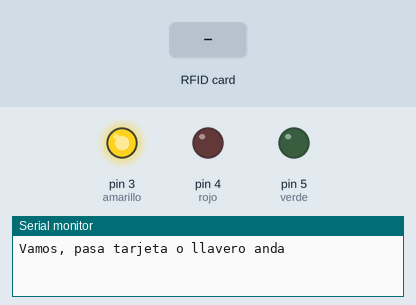
A sketch run on a simulated Arduino Uno, built with avr-gcc and run on an emulated ATmega328P. On the bench: output pins drawn as LEDs (lit = HIGH), the last lines printed to the serial monitor. The inputs (shaded band) are chosen by the test bench. Pins used as bus, display or sensor lines are not drawn.

Above: at 1.2 s.
1.3 s: RFID card 69 5C 87 6D held to the reader
At 2.5 s:
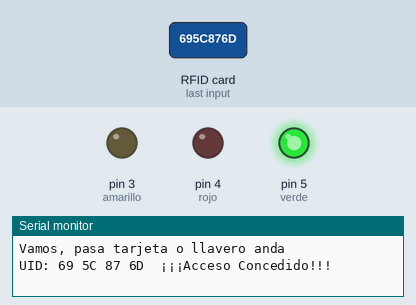
4.3 s: RFID card 5E 7A 19 C4 held to the reader
At 5.0 s:
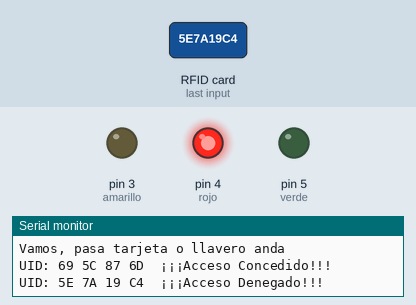
7.3 s: RFID card A3 90 EB 20 held to the reader
At 8.7 s:
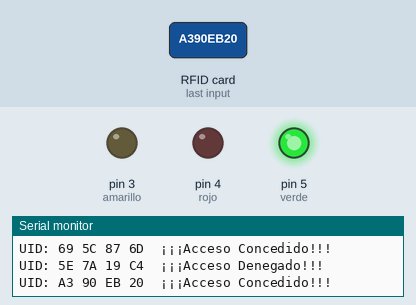
Timing chart, 0 to 10.8 s (numbered marks = the images above; inputs shaded):
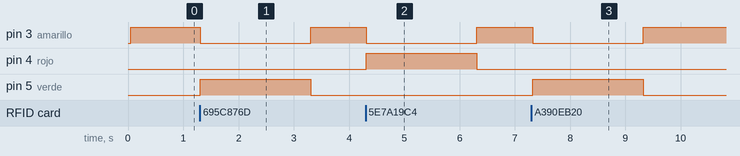

Measured:
- after the input at 1.3 s, pin 3 (amarillo): HIGH → LOW at once, → HIGH 2.0 s later; pin 5 (verde): LOW → HIGH at once, → LOW 2.0 s later
- after the input at 4.3 s, pin 3 (amarillo): HIGH → LOW at once, → HIGH 2.0 s later; pin 4 (rojo): LOW → HIGH at once, → LOW 2.0 s later
- after the input at 7.3 s, pin 3 (amarillo): HIGH → LOW at once, → HIGH 2.0 s later; pin 5 (verde): LOW → HIGH at once, → LOW 2.0 s later

The sketch:

control_de_acceso_rfid.ino
```cpp
const int verde =  5;
const int rojo =  4;
const int amarillo =  3;


#include <SPI.h> //Librería para comunicar por el bus SPI
#include <MFRC522.h>

#define RST_PIN 9    //Pin 9 para el reset del RC522
#define SS_PIN  10   //Pin 10 para el SLAVE SELECT (SDA) del RC522
MFRC522 mfrc522(SS_PIN, RST_PIN); //Creamos el objeto para el RC522 y mandamos las constantes creadas antes

byte LecturaUID[4]; //Creamos un array de 4 bits para guardar los valores de los UID
byte Usuario1[4] = {0x69, 0x5C, 0x87, 0x6D}; //0x Es para decirle que es hexaedimal. ES ID DEL  llavero
byte Usuario2[4] = {0xA3, 0x90, 0xEB, 0x20}; //  Trajeta


void setup() {
  Serial.begin(9600); //Iniciamos el puerto serie
  SPI.begin();        //Iniciamos el Bus SPI
  mfrc522.PCD_Init(); // Iniciamos  el MFRC522. PCD es el módulo lector(proximity coupling devide)
  Serial.println("Vamos, pasa tarjeta o llavero anda");

  pinMode(verde, OUTPUT);
  pinMode(rojo, OUTPUT);
  pinMode(amarillo, OUTPUT);
}

void loop() {
  digitalWrite(verde, LOW);
  digitalWrite(rojo, LOW);
  digitalWrite(amarillo, HIGH);
  //PICC es la tarjeta o llavero (Proximity integrated circuit chip)
  if ( ! mfrc522.PICC_IsNewCardPresent())    // si no hay una tarjeta presente
    return;           // retorna al loop esperando por una tarjeta

  if ( ! mfrc522.PICC_ReadCardSerial())     // si no puede obtener datos de la tarjeta
    return;           // retorna al loop esperando por otra tarjeta

    //Enviamos serialemente su UID (Unique Identification)
    //UID es en hexadecimal y es unico para cada tarjeta
    Serial.print("UID:");       // muestra texto UID:
    //Para que nos saque el UID de dos en dos digitos
    for (byte i = 0; i < mfrc522.uid.size; i++) { // bucle recorre de a un byte por vez el UID
        if (mfrc522.uid.uidByte[i] < 0x10) {  // si el byte leido es menor a 0x10
          Serial.print(" 0");       // imprime espacio en blanco y numero cero
        }
        else {          // sino
          Serial.print(" ");        // imprime un espacio en blanco
        }
          Serial.print(mfrc522.uid.uidByte[i], HEX);    // imprime el byte del UID leido en hexadecimal
          LecturaUID[i] = mfrc522.uid.uidByte[i];   // almacena en array el byte del UID leido
    }

          Serial.print("\t");         // imprime un espacio de tabulacion

        if (comparaUID(LecturaUID, Usuario1))   // llama a funcion comparaUID con Usuario1
          {Serial.println("¡¡¡Acceso Concedido!!!"); // si retorna verdadero muestra texto bienvenida
          digitalWrite(verde, HIGH);
          digitalWrite(rojo, LOW);
          digitalWrite(amarillo, LOW);
          delay (2000);
        }
        else if (comparaUID(LecturaUID, Usuario2)) // llama a funcion comparaUID con Usuario2
          {Serial.println("¡¡¡Acceso Concedido!!!"); // si retorna verdadero muestra texto bienvenida
          digitalWrite(verde, HIGH);
          digitalWrite(rojo, LOW);
          digitalWrite(amarillo, LOW);
          delay (2000);
          }
          else          // si retorna falso
          {Serial.println("¡¡¡Acceso Denegado!!!");    // muestra texto equivalente a acceso denegado
          digitalWrite(verde, LOW);
          digitalWrite(rojo, HIGH);
          digitalWrite(amarillo, LOW);
          delay (2000);
          }
          // Terminamos la lectura de la tarjeta  actual
               mfrc522.PICC_HaltA();     // detiene comunicacion con tarjeta
               //Así le decimos a la tarjeta que no necesitamos mas info
               //así el lector para y no consume, mandando la señal
}


boolean comparaUID(byte lectura[], byte usuario[]) // funcion comparaUID
{
  for (byte i = 0; i < mfrc522.uid.size; i++) { // bucle recorre de a un byte por vez el UID
    if (lectura[i] != usuario[i])       // si byte de UID leido es distinto a usuario
      return (false);         // retorna falso
  }
  return (true);          // si los 4 bytes coinciden retorna verdadero
}
```
